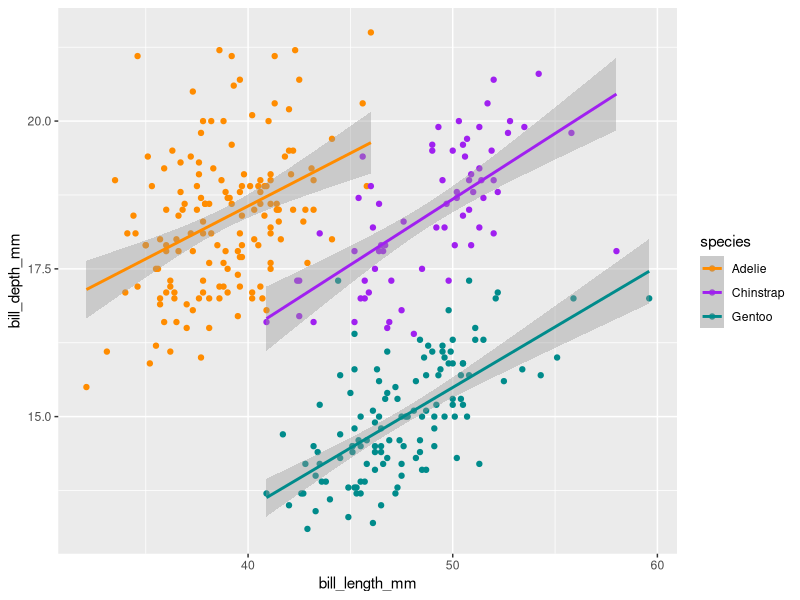
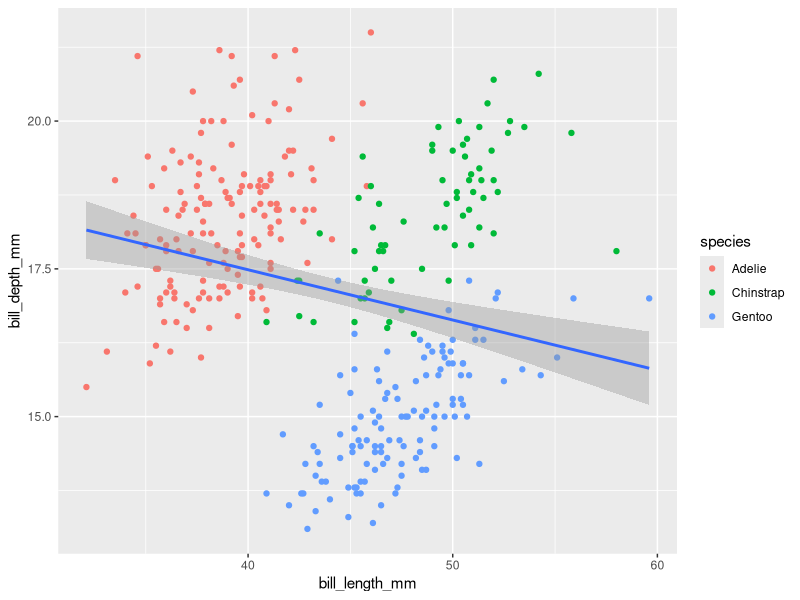
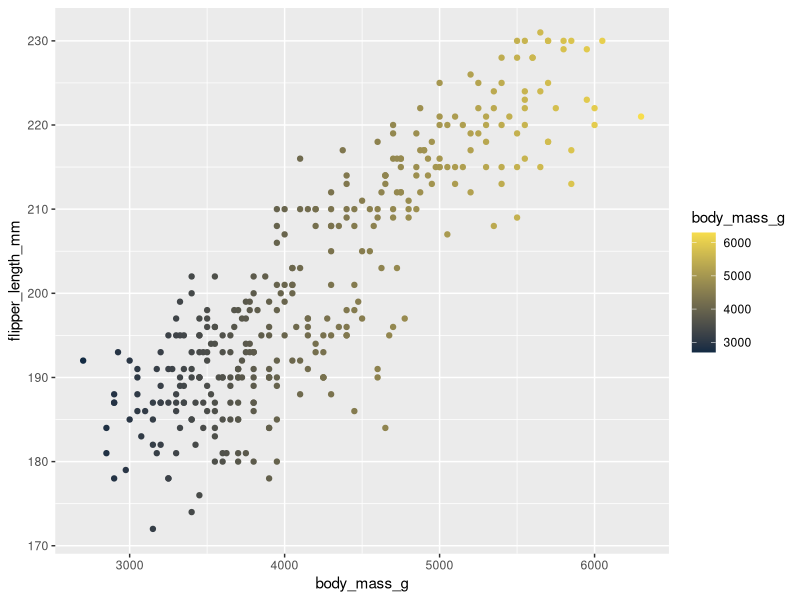
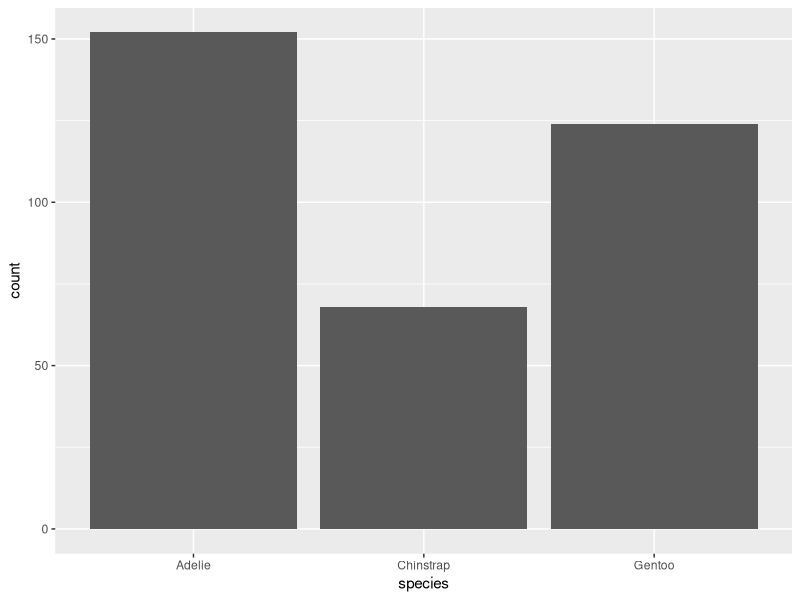
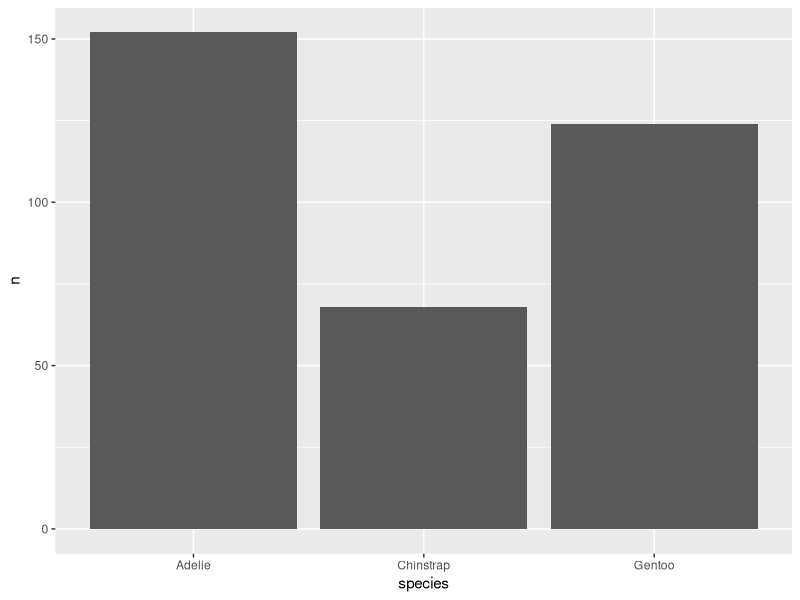
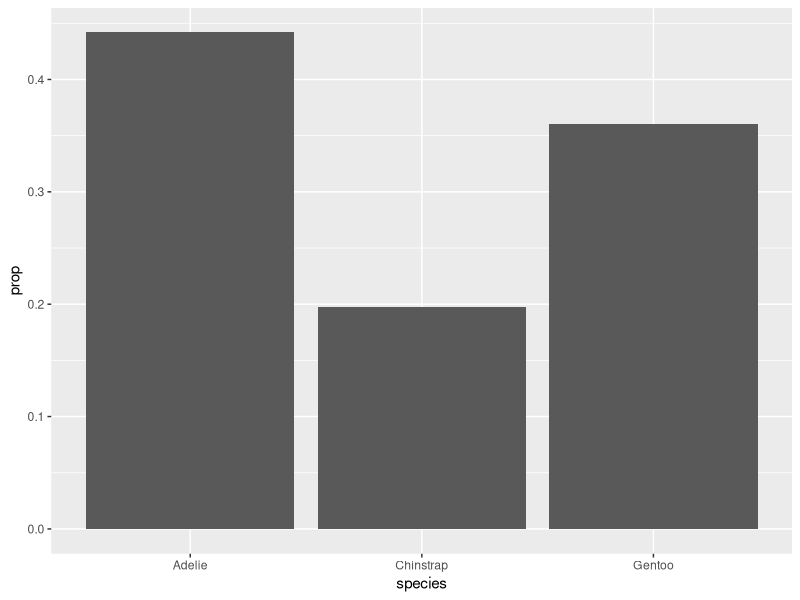
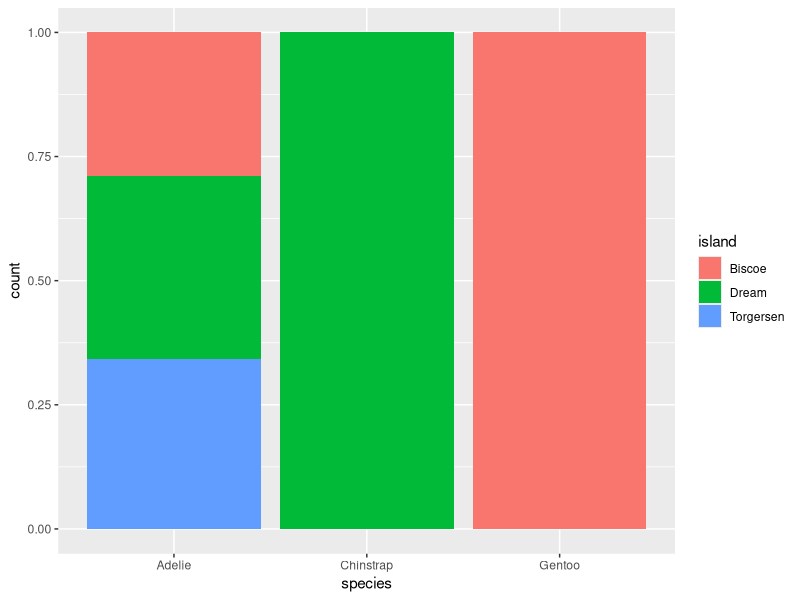
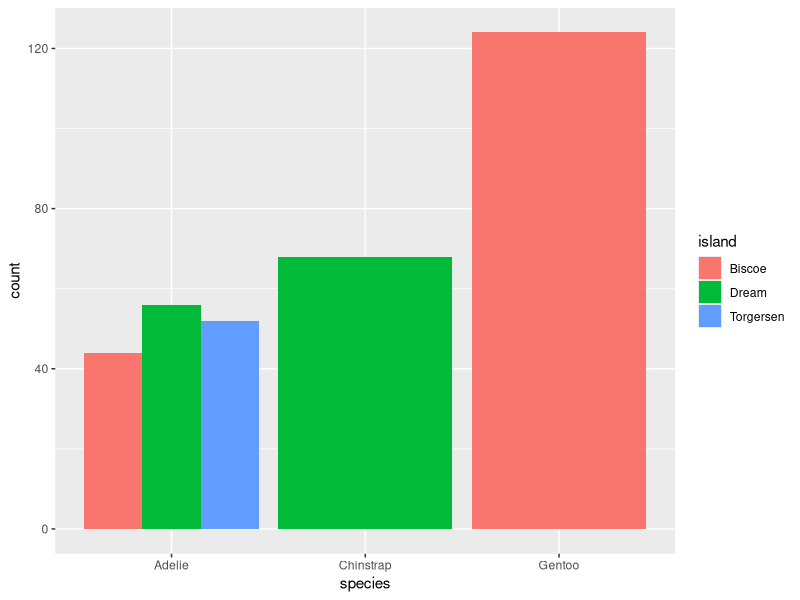

Reproduce these figures in R, in order.
## ---- chunk 1
library(tidyverse)
library(palmerpenguins)
## ---- chunk 2
# untidy data ----
temp_data_wide <- tribble(
  ~date, ~station1, ~station2,  ~station3,
  "2023-10-01", 30.1, 29.8,  31.2,
  "2023-11-01", 28.6, 29.1,  33.4,
  "2023-12-01", 29.9, 28.5,  32.3
)
## ---- chunk 3
# make tidy ----
temp_data_long <- temp_data_wide |>  
  pivot_longer(cols = starts_with("station"), #pull from these columns
               names_to = "station_id", #create new column named station-id
               values_to = "temp_c") #create column where values are going
## ---- chunk 4
# general data exploration
# view(penguins)
str(penguins)
unique(penguins$species)
## ---- chunk 5
# mapping color globally ----
ggplot(data = penguins, 
       mapping = aes(x = bill_length_mm,
                     y = bill_depth_mm, color = species)) +
  geom_point() +
  geom_smooth(method = "lm") +
  scale_color_manual(values = c("darkorange", "purple", "cyan4"))

#mapping color locally ----
ggplot(data = penguins, 
       mapping = aes(x = bill_length_mm,
                     y = bill_depth_mm)) +
  geom_point(aes(color = species)) +
  geom_smooth(method = "lm")

# piping into a ggplot ----
#penguins |> 
  # ggplot(aes(x = bill_length_mm,
  #                    y = bill_depth_mm))

# ggplot() +
#   geom_point(data = penguins, 
#               mapping = aes(x = bill_length_mm,
#                      y = bill_depth_mm))
## ---- chunk 6
# assinging color scale
ggplot(penguins, aes(x = body_mass_g,
                     y = flipper_length_mm,
                     color = body_mass_g)) +
  geom_point() +
  scale_color_gradient(low = "#132B43", high = "#F7DD4C")
## ---- chunk 7
ggplot(penguins, aes(x = species)) +
  geom_bar()
## ---- chunk 8
penguins_summary <- penguins |> 
  count(species)

ggplot(penguins_summary, aes(x = species, y = n)) +
  geom_bar(stat = "identity")
## ---- chunk 9
ggplot(penguins, aes(x = species,
                     y = after_stat(prop),
                     group = 1)) +
  geom_bar()
## ---- chunk 10
ggplot(penguins, aes(x = species, fill = island)) +
  geom_bar(position = "fill")
## ---- chunk 11
ggplot(penguins, aes(x = species, fill = island)) +
  geom_bar(position = "dodge")
## ---- chunk 12
ggplot(penguins, aes(x = species, fill = island)) +
  geom_bar(position = position_dodge2(preserve = "single"))
## ---- chunk 13
ggplot(penguins, aes(x = species)) +
  geom_bar() +
  coord_polar()
## ---- chunk 14
ggplot(penguins, aes(x = species)) +
  geom_bar() +
  coord_flip() +
  theme_classic() +
  theme(
    axis.title = element_text(size = 17, color = "purple")
  )
